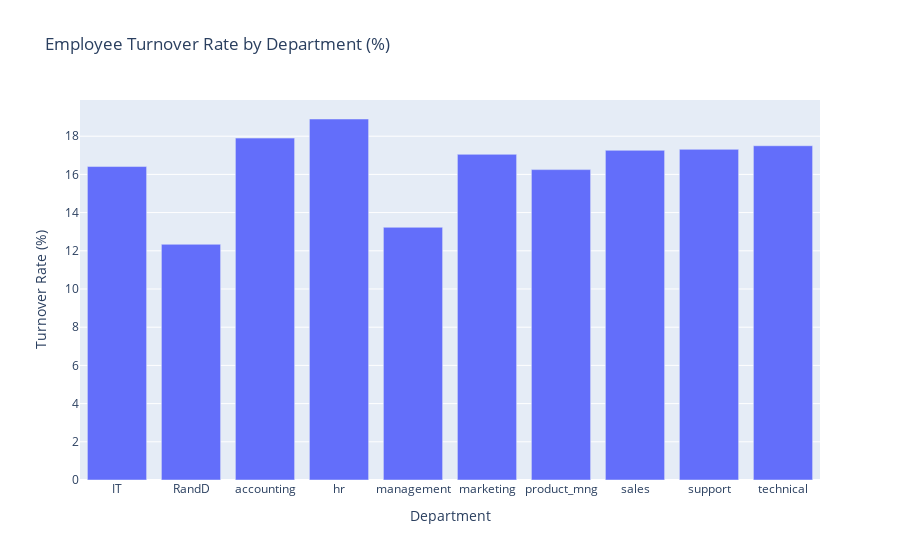
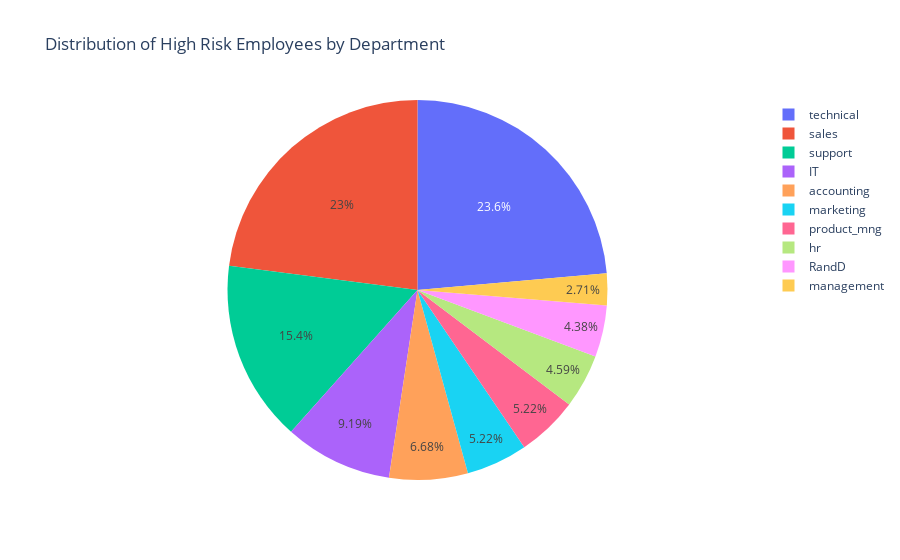

The cell these charts' notebook holds for them, in order:
### Code cell
# Let's analyze key metrics and create visualizations for business decisions

# 1. Employee turnover analysis by department and salary
turnover_dept = df.groupby(['Department', 'left'])['satisfaction_level'].count().unstack()
turnover_rate_dept = (turnover_dept[1] / (turnover_dept[0] + turnover_dept[1]) * 100).round(2)

# Visualize department-wise turnover
fig = px.bar(x=turnover_rate_dept.index, y=turnover_rate_dept.values,
             title='Employee Turnover Rate by Department (%)',
             labels={'x': 'Department', 'y': 'Turnover Rate (%)'})
fig.show()

# 2. Correlation between key metrics
correlation_metrics = ['satisfaction_level', 'last_evaluation', 'number_project', 
                      'average_montly_hours', 'time_spend_company', 'left']
correlation = df[correlation_metrics].corr()

plt.figure(figsize=(10,8))
sns.heatmap(correlation, annot=True, cmap='coolwarm', center=0)
plt.title('Correlation between Key Metrics')
plt.show()

# 3. High risk employees analysis
high_risk = df[
    (df['satisfaction_level'] < 0.2) &
    (df['average_montly_hours'] > 250) &
    (df['last_evaluation'] > 0.75)
].groupby('Department').size()

fig = px.pie(values=high_risk.values, names=high_risk.index,
             title='Distribution of High Risk Employees by Department')
fig.show()

# 4. Workload analysis
workload_analysis = df.groupby('Department').agg({
    'average_montly_hours': 'mean',
    'number_project': 'mean',
    'satisfaction_level': 'mean'
}).round(2)

print("\nWorkload Analysis by Department:")
print(workload_analysis)

### Figure 1 — Plotly figure (JSON) as saved in the notebook; plotly's stock layout.template omitted (floating-point values rounded to 4 significant figures)
{"data": [{"alignmentgroup": "True", "hovertemplate": "Department=%{x}<br>Turnover Rate (%)=%{y}<extra></extra>", "legendgroup": "", "marker": {"color": "#636efa", "pattern": {"shape": ""}}, "name": "", "offsetgroup": "", "orientation": "v", "showlegend": false, "textposition": "auto", "type": "bar", "x": ["IT", "RandD", "accounting", "hr", "management", "marketing", "product_mng", "sales", "support", "technical"], "xaxis": "x", "y": [16.41, 12.34, 17.9, 18.9, 13.23, 17.05, 16.25, 17.26, 17.31, 17.5], "yaxis": "y"}], "layout": {"barmode": "relative", "legend": {"tracegroupgap": 0}, "title": {"text": "Employee Turnover Rate by Department (%)"}, "xaxis": {"anchor": "y", "domain": [0, 1], "title": {"text": "Department"}}, "yaxis": {"anchor": "x", "domain": [0, 1], "title": {"text": "Turnover Rate (%)"}}}}

### Figure 2 — Plotly figure (JSON) as saved in the notebook; plotly's stock layout.template omitted (floating-point values rounded to 4 significant figures)
{"data": [{"domain": {"x": [0, 1], "y": [0, 1]}, "hovertemplate": "label=%{label}<br>value=%{value}<extra></extra>", "labels": ["IT", "RandD", "accounting", "hr", "management", "marketing", "product_mng", "sales", "support", "technical"], "legendgroup": "", "name": "", "showlegend": true, "type": "pie", "values": [44, 21, 32, 22, 13, 25, 25, 110, 74, 113]}], "layout": {"legend": {"tracegroupgap": 0}, "title": {"text": "Distribution of High Risk Employees by Department"}}}
